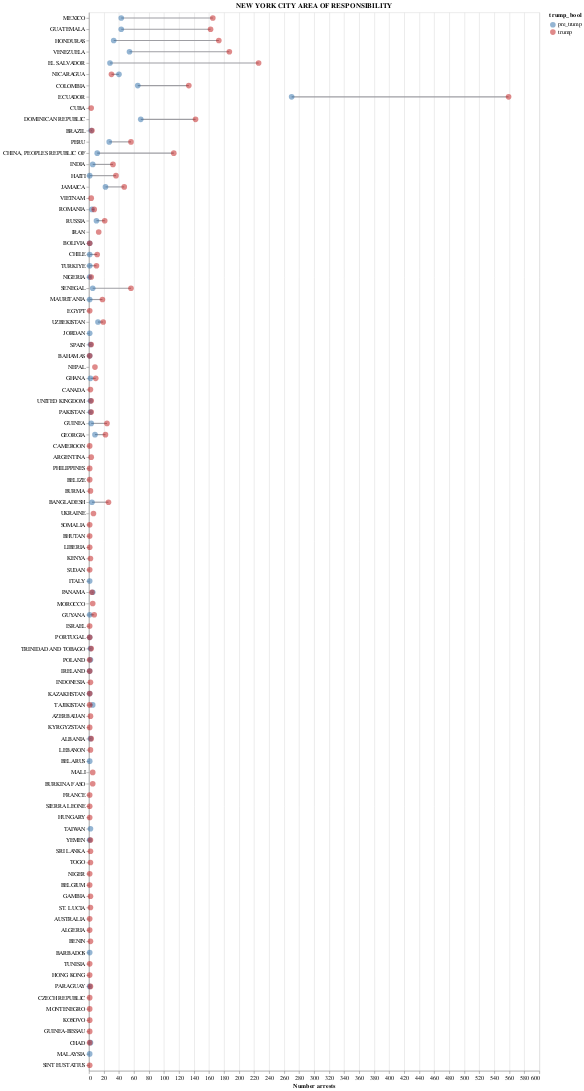

Notebook source saved alongside this figure:
### Code cell
country_pre_post_plot('NEW YORK CITY AREA OF RESPONSIBILITY', save=True)

### Figure 1 — Vega-Lite specification as saved in the notebook (floating-point values rounded to 4 significant figures; data arrays with more than 128 entries replaced by an {"elided": "..."} marker saying what was removed)
{"config": {"view": {"continuousWidth": 300, "continuousHeight": 300}}, "layer": [{"mark": {"type": "line", "color": "#9E9EA3"}, "encoding": {"detail": {"field": "citizenship_country", "type": "nominal"}, "x": {"field": "num_arrests", "type": "quantitative"}, "y": {"field": "citizenship_country", "sort": {"elided": "187 str values"}, "type": "nominal"}}}, {"mark": {"type": "point", "filled": true, "opacity": 0.5, "size": 100}, "encoding": {"color": {"field": "trump_bool", "scale": {"domain": ["pre_trump", "trump"], "range": ["#2a6ca8", "#bf1515"]}, "type": "nominal"}, "x": {"field": "num_arrests", "title": "Number arrests", "type": "quantitative"}, "y": {"field": "citizenship_country", "sort": {"elided": "187 str values"}, "title": "", "type": "nominal"}}, "title": "NEW YORK CITY AREA OF RESPONSIBILITY"}], "data": {"name": "data-d3cd24d85d2cbb1901261a76e6634eb2"}, "width": 800, "$schema": "https://vega.github.io/schema/vega-lite/v5.20.1.json", "datasets": {"data-d3cd24d85d2cbb1901261a76e6634eb2": {"elided": "138 records"}}}
